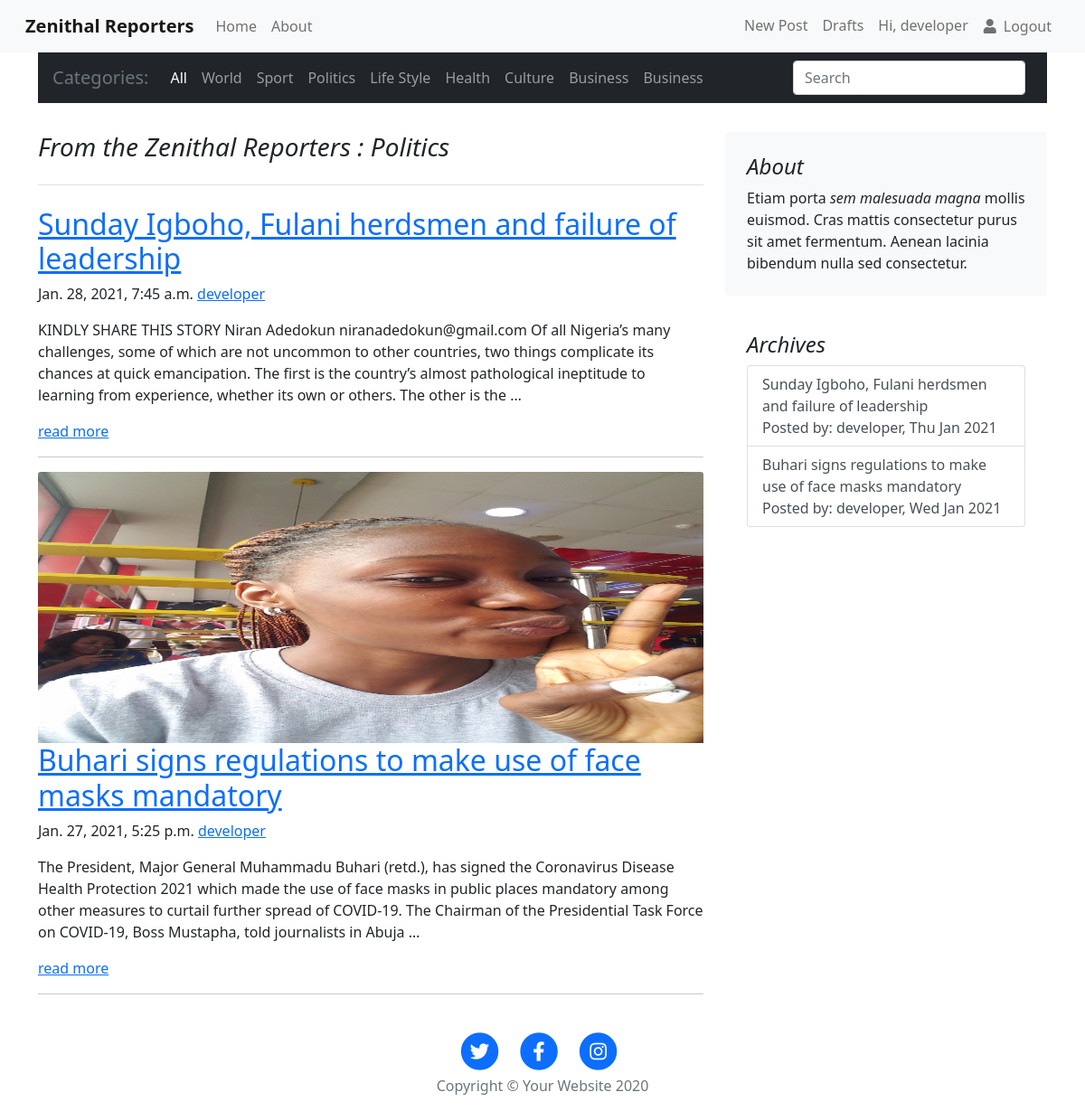
The app's page /zenithal/Politics/ (signed in) with its own data.
### core/models.py (models this page shows, shortened)
class Category(models.Model):
    author = models.ForeignKey('auth.User',on_delete=models.CASCADE)
    catalog = models.CharField(max_length=200)
    slug = models.SlugField(unique=True,default='zenithal')
    class Meta:
        ordering=('-catalog',)
    def get_absolute_url(self):
       return reverse("zenithal:category",args=[self.slug])

class Post(models.Model):
    author = models.ForeignKey('auth.User',on_delete=models.CASCADE)
    category = models.ForeignKey('Category',on_delete=models.CASCADE)
    photo = models.ImageField(upload_to='media_image',blank=True, null=True)
    video= models.FileField(upload_to='videos', null=True,blank=True)
    title = models.CharField(max_length=200)
    context = models.TextField()
    created_date = models.DateTimeField(default=timezone.now)
    published_date = models.DateTimeField(blank=True, null=True)
    class Meta:
        ordering=('-created_date',)
    def get_absolute_url(self):
        return reverse("zenithal:post_detail",kwargs={'pk':self.pk})

### core/views.py (the view)
# urls.py: path('',views.homeview,name='home'),
def homeview(request,category_slug=None):
    category=None
    post =Post.objects.all()
    catalog= Category.objects.all()
    if category_slug:
        category=get_object_or_404(Category,slug=category_slug)
        post=post.filter(category=category)
    post_lists = post.filter(published_date__lte=timezone.now()).order_by('-published_date')
    post_list = post.filter(published_date__lte=timezone.now()).order_by('-published_date')
    page = request.GET.get('page', 1)
    paginator = Paginator(post_list, 9)
    try:
        users = paginator.page(page)
    except PageNotAnInteger:
        users = paginator.page(1)
    except EmptyPage:
        users = paginator.page(paginator.num_pages)
    query = request.GET.get('q','')
    if query:
            queryset = (Q(context__icontains=query)|Q(title__icontains=query))
            results = Post.objects.filter(queryset).distinct()
    else:
       results = []
    context= {
        'category':category,
        'users': users,
        'post_lists':post_lists,
        'catalog':catalog,
        'results':results,
        'query':query
    }
    return render(request,'core/home.html',context)

### Template/core/home.html (shortened to what this page needs)
{% extends 'base.html' %}
{% load static %}
{% block content %}
<main class="container ">
  <nav class="navbar navbar-expand-lg navbar navbar-dark bg-dark">
    <span class="navbar-brand text-secondary">Categories:</span>
    <div class="collapse navbar-collapse" id="basicExampleNav">
      <ul class="navbar-nav mr-auto ">
        <li class="nav-item active">
          <a class="nav-link" href="{% url 'zenithal:home'%}">All
          </a>
        </li>
        {% for c in catalog %}
        <li class="nav-item">
          <a class="nav-link" href="{{c.get_absolute_url}}">{{c.catalog}}</a>
        </li>
        {% endfor %}
      </ul>
      <form class="form-inline" role="search" action="." method="get">
        <div class="md-form my-0">
          <input class="form-control mr-sm-2" type="text" placeholder="Search" aria-label="Search" name='q'>
        </div>
      </form>
    </div>
  </nav>
    <div class="row pt-3 mt-3">
      <div class="col-md-8">
        <h3 class="pb-4 mb-4 font-italic border-bottom">
          {% if category %} From the Zenithal Reporters : {{category.catalog}} {%else%} From the Zenithal Reporters {% endif %}
        </h3>
        {% if query %}
        {% if results %}
          {% for post in results %}
            {% include 'include/posts.html' %}
          {% endfor %}
        {% else %}
            <h4>No context Found</h4>
        {% endif %}
      {% else %}
        {% for post in users %}
          {% include 'include/posts.html' %}
        {% endfor %}
      {% endif %}
        <center>
          <nav class="navbar" aria-label="Pagination">
          </nav>
        </center>
      </div>
      <div class="col-md-4">
        <div class="p-4 mb-3 bg-light rounded">
          <h4 class="font-italic">About</h4>
          <p class="mb-0">Etiam porta <em>sem malesuada magna</em> mollis euismod. Cras mattis consectetur purus sit amet fermentum. Aenean lacinia bibendum nulla sed consectetur.</p>
        </div>
        <div class="p-4">
          <h4 class="font-italic">Archives</h4>
          <div class="list-group">
            {% for post in post_lists %}
            <a href="{{post.get_absolute_url}}" class="list-group-item list-group-item-action">{{post.title}}
              <br><span>Posted by: {{post.author}},</span> <span>{{post.published_date|date:"D M Y"}}</span></a>
        {% endfor %}
        </div>
      </div>
    </div>
  </main>
{% endblock content %}

### Template/include/navbar.html (shortened to what this page needs)
  <nav class="navbar  navbar-expand-lg navbar-light bg-light">
    <div class="container-fluid">
      <a class="navbar-brand waves-effect" href="{% url 'zenithal:home'%}">
       <strong class="blue-text">Zenithal Reporters</strong>
      </a>
      <div class="collapse navbar-collapse" id="navbarSupportedContent">
        <ul class="navbar-nav mr-auto mb-2 mb-lg-0">
          <li class="nav-item ">
            <a class="nav-link waves-effect" href="{% url 'zenithal:home'%}">Home
            </a>
          </li>
          <li class="nav-item">
            <a class="nav-link waves-effect" href="{% url 'zenithal:about'%}">About</a>
          </li>
        </ul>
        {% if user.is_authenticated %}
        <ul class="navbar-nav nav-flex-icons">
          {% if request.user.is_superuser %}
           <li class="nav-item"><a class=" nav-link" href="{% url 'zenithal:post_new' %}">New Post</a></li>
           <li class="nav-item"><a class="nav-link" href="{% url 'zenithal:post_draft_list' %}">Drafts</a></li>
            {% endif %}
          <a class="nav-link waves-effect">Hi, {{user.username}}</a>
          <li class="nav-item">
            <a href="{% url 'account_logout' %}" class="nav-link border border-light rounded waves-effect">
              <i class="fa fa-user mr-2" aria-hidden="true"></i>Logout
            </a>
          </li>
        </ul>
        {% endif %}
      </div>
    </div>
  </nav>

### Template/include/posts.html (shortened to what this page needs)
        <article class="blog-post">
          {% if post.photo %}
          <div class="view overlay zoom">
            <img src="{{post.photo.url}}" class="card-img-top" height="300px"
                alt="">
            </div>
          {%  endif %}
          <a href="{{post.get_absolute_url}}"><h2 class="blog-post-title">{{post.title}}</h2></a>
          <p class="blog-post-meta">{{post.published_date}} <a href="#">{{post.author}}</a></p>
          <p>
            {{post.context|safe|truncatewords:"50"|linebreaks }}
             <a href="{{post.get_absolute_url}}">read more</a>
          </p>
        </article>
        <hr>

### Template/base.html (style rules this page uses)
body { max-height: 100%; max-width: 100%; }

### records on screen
Category: catalog "World"
Category: catalog "Sport"
Category: catalog "Politics"
Category: catalog "Life Style"
Category: catalog "Health"
Category: catalog "Culture"
Category: catalog "Business"
Category: catalog "Business"
Post: title "Sunday Igboho, Fulani herdsmen and failure of leadership", published_date "Jan. 28, 2021, 7:45 a.m.", author "developer", context "KINDLY SHARE THIS STORY Niran Adedokun niranadedokun@gmail.com Of all Nigeria’s many challenges, some of which are not uncommon to other countries, two things complicate its chances at quick emancipation. The first is the country’s almost pathological ineptitude to learning from experience, whether its own or others. The other is the …", published_date "Thu Jan 2021"
Post: photo (picture), title "Buhari signs regulations to make use of face masks mandatory", published_date "Jan. 27, 2021, 5:25 p.m.", author "developer", context "The President, Major General Muhammadu Buhari (retd.), has signed the Coronavirus Disease Health Protection 2021 which made the use of face masks in public places mandatory among other measures to curtail further spread of COVID-19. The Chairman of the Presidential Task Force on COVID-19, Boss Mustapha, told journalists in Abuja …", published_date "Wed Jan 2021"

### other values on screen
{{ user.username }} "developer"
